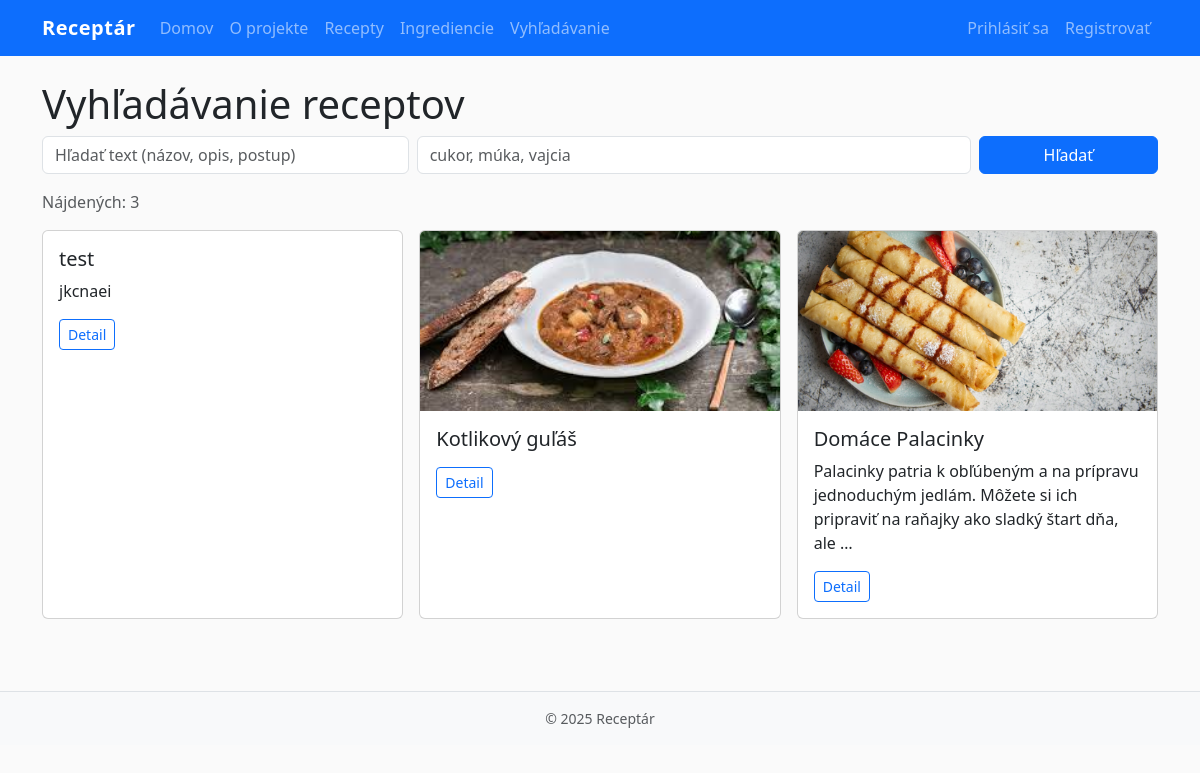
Page /recipes/search/ on the earlier database version.
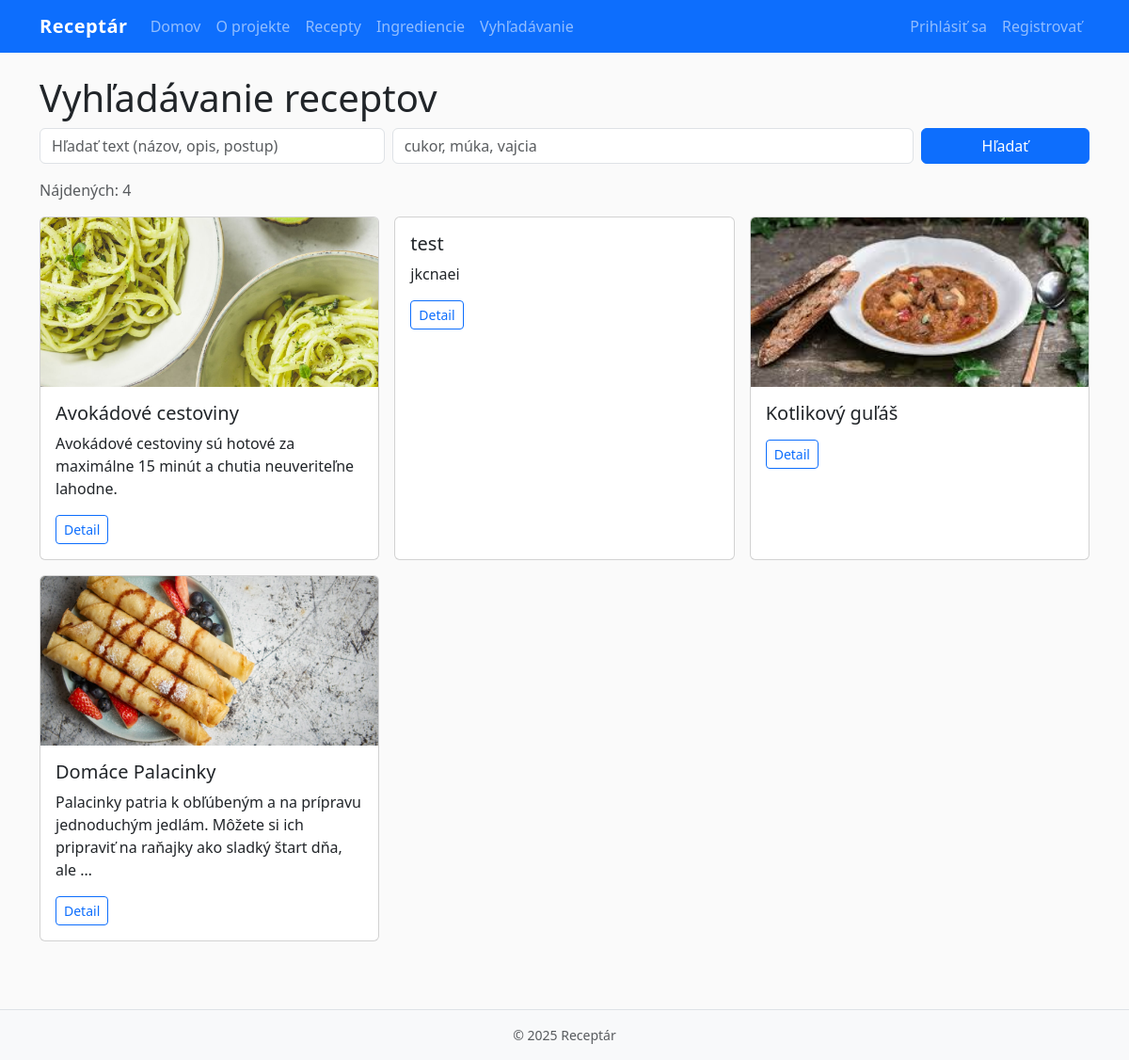
Same page on the later database version.
### recipes/models.py (models this page shows, shortened)
class Recipe(models.Model):
    title = models.CharField(max_length=200)
    description = models.TextField(blank=True)
    instructions = models.TextField()
    image = models.ImageField(upload_to="recipes/", blank=True, null=True)
    created_by = models.ForeignKey(User, on_delete=models.CASCADE, related_name="recipes")
    created_at = models.DateTimeField(auto_now_add=True)
    ingredients = models.ManyToManyField(Ingredient, through="RecipeIngredient", related_name="recipes")
    class Meta:
        ordering = ["-created_at"]

### recipes/views.py (the view)
# urls.py: path("search/", RecipeSearchView.as_view(), name="search"),
class RecipeSearchView(ListView):
    model = Recipe
    template_name = "recipes/recipe_search.html"
    context_object_name = "recipes"
    def get_queryset(self):
        qs = Recipe.objects.all()
        q = self.request.GET.get("q", "").strip()
        ingredients = self.request.GET.get("ingredients", "").strip()
        if q:
            qs = qs.filter(Q(title__icontains=q) | Q(description__icontains=q) | Q(instructions__icontains=q))
        if ingredients:
            tokens = [t.strip() for t in ingredients.split(",") if t.strip()]
            for t in tokens:
                qs = qs.filter(ingredients__name__icontains=t)
        return qs.distinct()

### templates/recipes/recipe_search.html (shortened to what this page needs)
{% extends "base.html" %}
{% block content %}
<h1>Vyhľadávanie receptov</h1>
<form class="row g-2 mb-3" method="get">
  <div class="col-md-4">
    <input name="q" value="{{ request.GET.q }}" class="form-control" placeholder="Hľadať text (názov, opis, postup)">
  </div>
  <div class="col-md-6">
    <input name="ingredients" value="{{ request.GET.ingredients }}" class="form-control" placeholder="cukor, múka, vajcia">
  </div>
  <div class="col-md-2 d-grid">
    <button class="btn btn-primary">Hľadať</button>
  </div>
</form>
{% if recipes %}
  <p class="text-muted">Nájdených: {{ recipes|length }}</p>
{% endif %}
<div class="row g-3">
  {% for r in recipes %}
  <div class="col-md-4">
    <div class="card h-100">
      {% if r.image %}<img src="{{ r.image.url }}" class="card-img-top" alt="{{ r.title }}">{% endif %}
      <div class="card-body">
        <h5 class="card-title">{{ r.title }}</h5>
        <p class="card-text">{{ r.description|truncatewords:20 }}</p>
        <a class="btn btn-outline-primary btn-sm" href="{% url 'recipes:detail' r.pk %}">Detail</a>
      </div>
    </div>
  </div>
  {% empty %}
    <p>Nenašli sa žiadne recepty.</p>
  {% endfor %}
</div>
{% endblock %}

Differences in the rows shown:
added Recipe: image (picture), title "Avokádové cestoviny", description "Avokádové cestoviny sú hotové za maximálne 15 minút a chutia neuveriteľne lahodne."
Other differences:
{{ recipes|length }}: "3" → "4"
